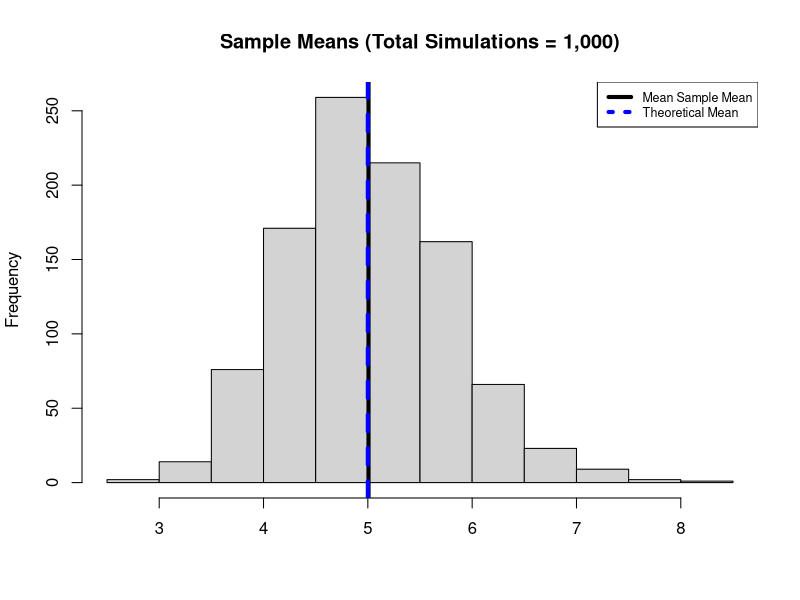
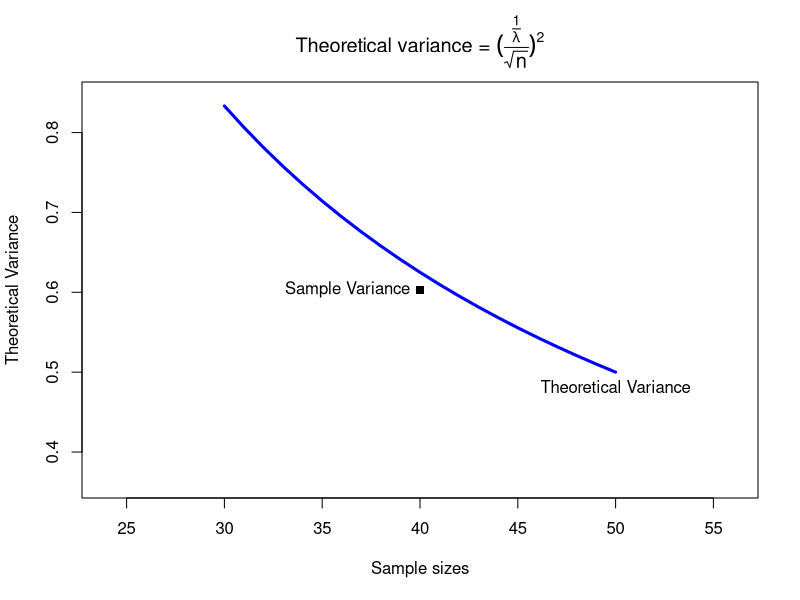
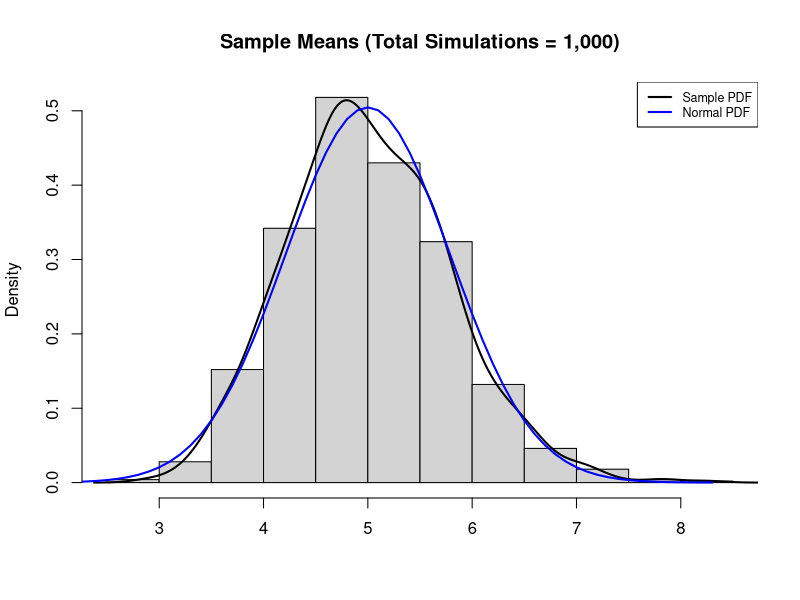

R code for these plots, in order:
## ---- chunk 1
set.seed(8)
nosim <- 1000
n <- 40
rate <- 0.2
sim_means <- replicate(nosim, mean(rexp(n, rate)))
## ---- chunk 2
mean(sim_means)
## ---- chunk 3
hist(sim_means, main="Sample Means (Total Simulations = 1,000)",xlab="")
abline(v = mean(sim_means),lwd=4)
abline(v = 1/rate, col = "blue",lty=2,lwd=4)
legend("topright",col = c("black", "blue"),lty = c(1,3), lwd=4, 
       legend = c("Mean Sample Mean","Theoretical Mean"), cex=.75
       )
## ---- chunk 4
var(sim_means)
## ---- chunk 5
x = 30:50
y = (1/rate/sqrt(x))^2
plot(40,var(sim_means), main=expression(paste("Theoretical variance = ",
                                (over(frac(1,lambda),sqrt(n)))^2)),
     xlab="Sample sizes", ylab="Theoretical Variance", pch=15
     )
lines(x,y,col="blue",lwd=3)
text(40,var(sim_means),"Sample Variance", pos=2)
text(50,(1/rate/sqrt(50))^2,"Theoretical Variance", pos=1)
## ---- chunk 6
hist(sim_means, freq = FALSE, 
     main="Sample Means (Total Simulations = 1,000)"
     , xlab=""
     )
lines(density(sim_means), lwd=2)
lines(seq(2.0, 8.3, by = 0.1), 
      dnorm(seq(2.0, 8.3, by = 0.1), mean = 1/rate, sd = 1/rate/sqrt(n)),
      col = "blue", lwd=2
      )
legend("topright",col = c("black", "blue"), lwd=2, 
       legend = c("Sample PDF","Normal PDF"), cex=.75
       )
